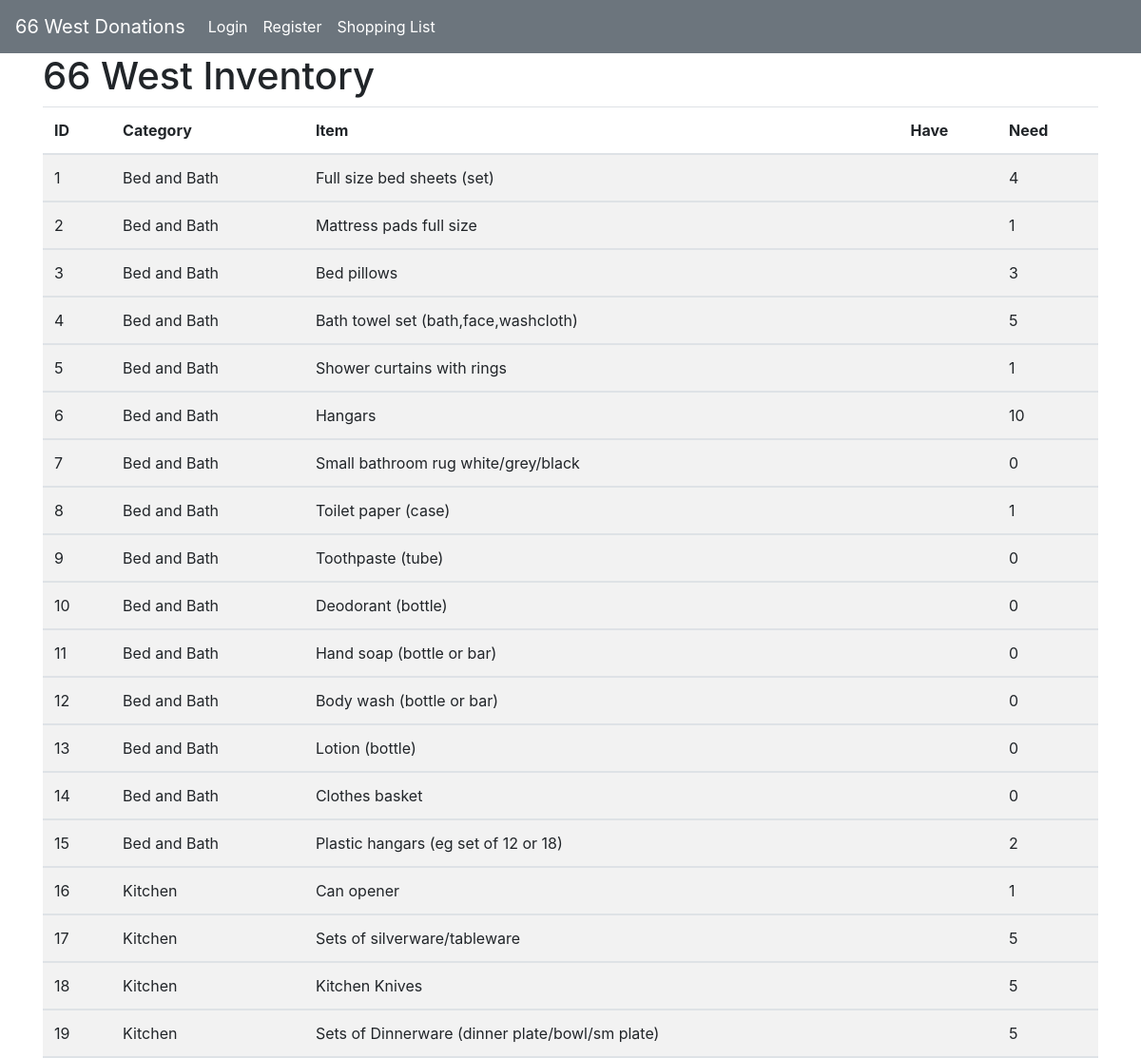
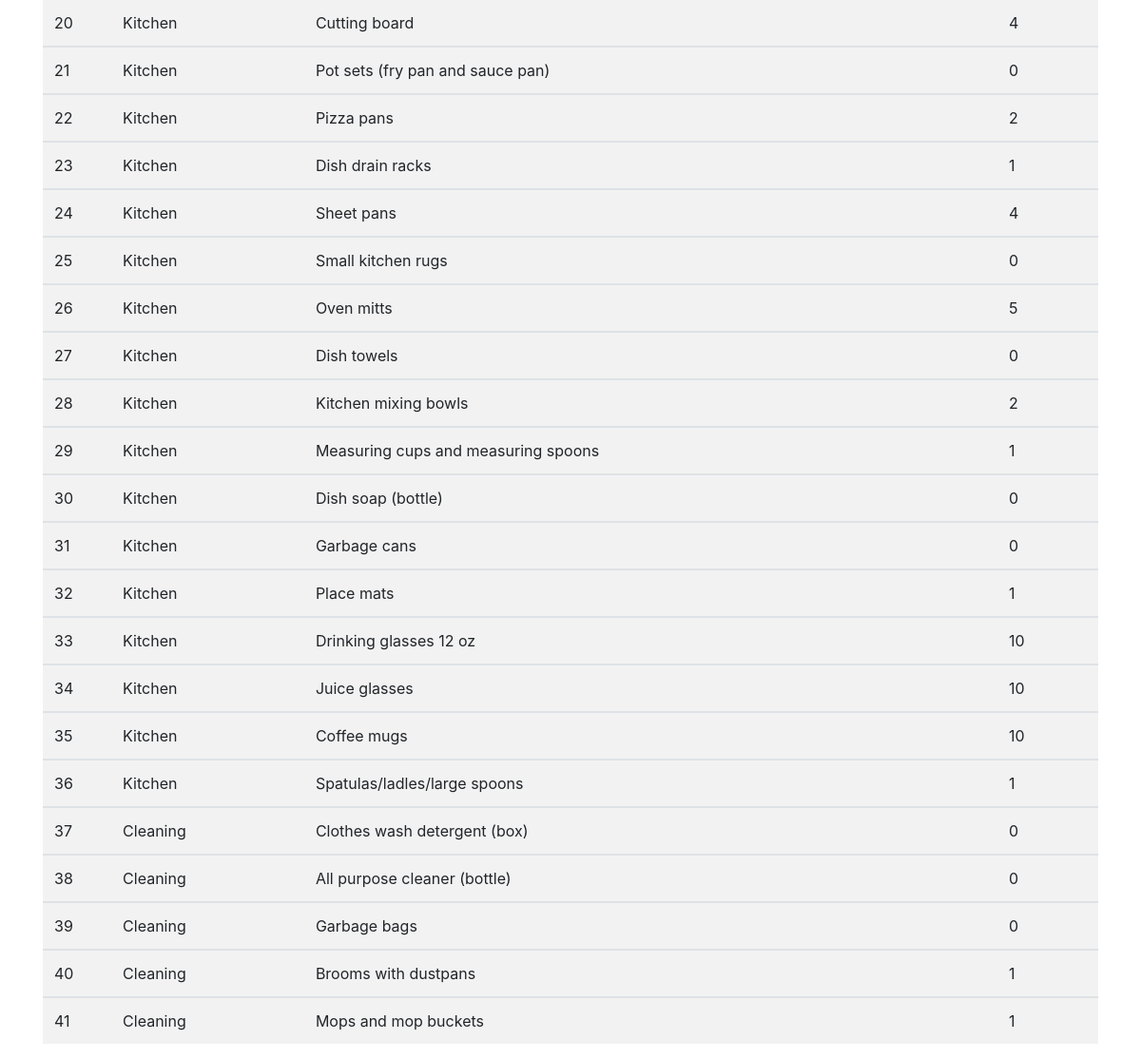
Page /inventory on the committed database (2 pictures, top to bottom).
### tables this page shows
CREATE TABLE facilityDBInventory (
    id INTEGER PRIMARY KEY,
    category TEXT,
    item TEXT,
    goal INTEGER,
    have INTEGER
);

### app.py (the view)
@app.route('/inventory')
def inventory():
    conn = get_db_connection()
    facilityDBInventory = conn.execute('SELECT * FROM facilityDBInventory').fetchall()
    conn.close()
    return render_template('inventory.html', facilityDBInventory=facilityDBInventory)

### app.py (called while the page is built)
def get_db_connection():
    conn = sqlite3.connect('/home/dgrCrenshaw/donationsAppFlask/facilityDB.db')
    conn.row_factory = sqlite3.Row
    return conn

### templates/inventory.html (shortened to what this page needs)
{% extends 'base.html' %}
{% block content %}
    <h1>{% block title %} 66 West Inventory {% endblock %}</h1>
    <table class="table table-striped">
        <thead>
            <tr>
                <th>ID</th>
                <th>Category</th>
                <th>Item</th>
                <th>Have</th>
                <th>Need</th>
            </tr>
        </thead>
{% for inventoryEntry in facilityDBInventory %}
        <tbody>
                        <td>{{ inventoryEntry['id']}}</td>
                        <td>{{ inventoryEntry['category']}}</td>
                        <td>{{ inventoryEntry['item']}}</td>
                        <td>{{ inventoryEntry['need']}}</td>
                        <td>{{ inventoryEntry['have']}}</td>
    {% endfor %}
{% endblock %}

### rows in the picture
facilityDBInventory: id "1", category "Bed and Bath", item "Full size bed sheets (set)", have "4"
facilityDBInventory: id "2", category "Bed and Bath", item "Mattress pads full size", have "1"
facilityDBInventory: id "3", category "Bed and Bath", item "Bed pillows", have "3"
facilityDBInventory: id "4", category "Bed and Bath", item "Bath towel set (bath,face,washcloth)", have "5"
facilityDBInventory: id "5", category "Bed and Bath", item "Shower curtains with rings", have "1"
facilityDBInventory: id "6", category "Bed and Bath", item "Hangars", have "10"
facilityDBInventory: id "7", category "Bed and Bath", item "Small bathroom rug white/grey/black", have "0"
facilityDBInventory: id "8", category "Bed and Bath", item "Toilet paper (case)", have "1"
facilityDBInventory: id "9", category "Bed and Bath", item "Toothpaste (tube)", have "0"
facilityDBInventory: id "10", category "Bed and Bath", item "Deodorant (bottle)", have "0"
facilityDBInventory: id "11", category "Bed and Bath", item "Hand soap (bottle or bar)", have "0"
facilityDBInventory: id "12", category "Bed and Bath", item "Body wash (bottle or bar)", have "0"
facilityDBInventory: id "13", category "Bed and Bath", item "Lotion (bottle)", have "0"
facilityDBInventory: id "14", category "Bed and Bath", item "Clothes basket", have "0"
facilityDBInventory: id "15", category "Bed and Bath", item "Plastic hangars (eg set of 12 or 18)", have "2"
facilityDBInventory: id "16", category "Kitchen", item "Can opener", have "1"
facilityDBInventory: id "17", category "Kitchen", item "Sets of silverware/tableware", have "5"
facilityDBInventory: id "18", category "Kitchen", item "Kitchen Knives", have "5"
facilityDBInventory: id "19", category "Kitchen", item "Sets of Dinnerware (dinner plate/bowl/sm plate)", have "5"
facilityDBInventory: id "20", category "Kitchen", item "Cutting board", have "4"
facilityDBInventory: id "21", category "Kitchen", item "Pot sets (fry pan and sauce pan)", have "0"
facilityDBInventory: id "22", category "Kitchen", item "Pizza pans", have "2"
facilityDBInventory: id "23", category "Kitchen", item "Dish drain racks", have "1"
facilityDBInventory: id "24", category "Kitchen", item "Sheet pans", have "4"
facilityDBInventory: id "25", category "Kitchen", item "Small kitchen rugs", have "0"
facilityDBInventory: id "26", category "Kitchen", item "Oven mitts", have "5"
facilityDBInventory: id "27", category "Kitchen", item "Dish towels", have "0"
facilityDBInventory: id "28", category "Kitchen", item "Kitchen mixing bowls", have "2"
facilityDBInventory: id "29", category "Kitchen", item "Measuring cups and measuring spoons", have "1"
facilityDBInventory: id "30", category "Kitchen", item "Dish soap (bottle)", have "0"
facilityDBInventory: id "31", category "Kitchen", item "Garbage cans", have "0"
facilityDBInventory: id "32", category "Kitchen", item "Place mats", have "1"
facilityDBInventory: id "33", category "Kitchen", item "Drinking glasses 12 oz", have "10"
facilityDBInventory: id "34", category "Kitchen", item "Juice glasses", have "10"
facilityDBInventory: id "35", category "Kitchen", item "Coffee mugs", have "10"
facilityDBInventory: id "36", category "Kitchen", item "Spatulas/ladles/large spoons", have "1"
facilityDBInventory: id "37", category "Cleaning", item "Clothes wash detergent (box)", have "0"
facilityDBInventory: id "38", category "Cleaning", item "All purpose cleaner (bottle)", have "0"
facilityDBInventory: id "39", category "Cleaning", item "Garbage bags", have "0"
facilityDBInventory: id "40", category "Cleaning", item "Brooms with dustpans", have "1"
facilityDBInventory: id "41", category "Cleaning", item "Mops and mop buckets", have "1"
